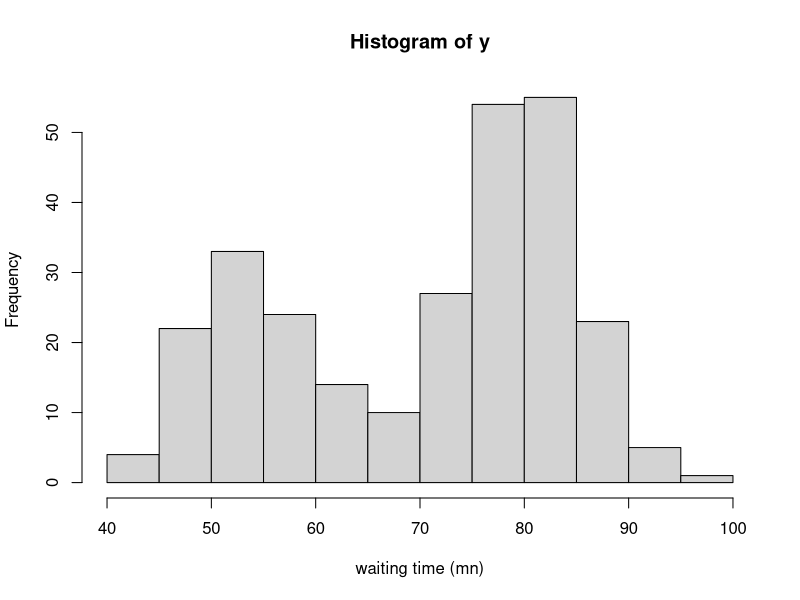
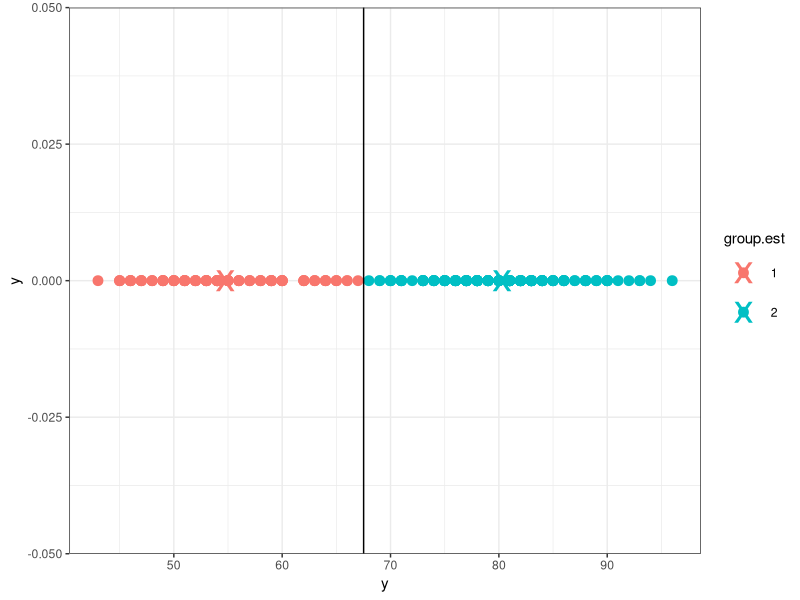
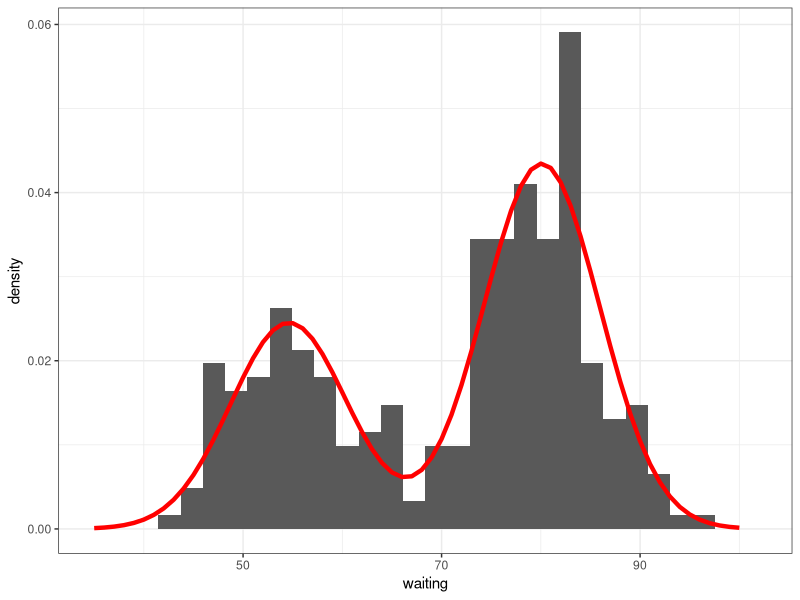
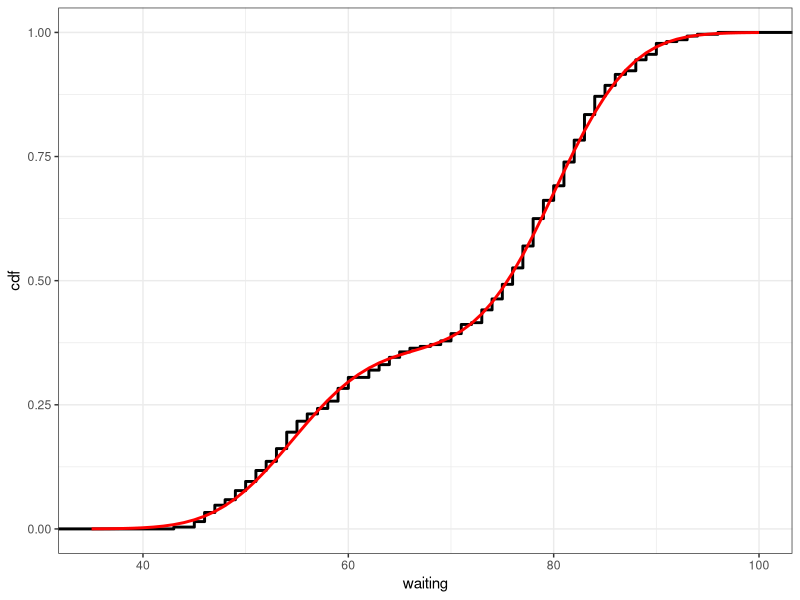
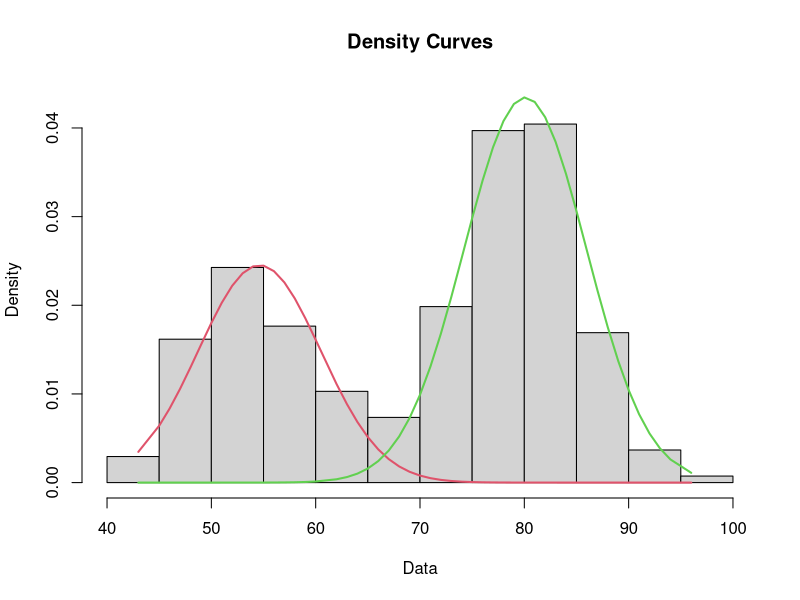

These figures' R source, in order:
## ---- chunk 1
knitr::opts_chunk$set(warning = F,message = F)
## ---- chunk 2
data("faithful")
head(faithful)
## ---- chunk 3

y = faithful$waiting
hist(y, xlab="waiting time (mn)")
## ---- chunk 4
U <- function(mu,y) {
  e1 <- (y-mu[1])^2
  e2 <- (y-mu[2])^2
  e.min <- pmin(e1,e2)
  e <- sum(e.min)
  return(e)
}

r.cluster <- nlm(U,c(50,80),y)
mu.est <- r.cluster$estimate
print(mu.est)
## ---- chunk 5
e1 <- (y-mu.est[1])^2
e2 <- (y-mu.est[2])^2
group.est <- rep(1,length(y))
group.est[which(e2<e1)] <- 2
group.est <- as.factor(group.est)

library(ggplot2)
theme_set(theme_bw())

ggplot() + geom_point(data=data.frame(y,group.est), aes(x=y,y=0,colour=group.est),size=3) + geom_point(data=data.frame(y=mu.est,group=factor(c(1,2))), aes(y,0,colour=group),size=10, shape="x")+ geom_vline(xintercept=mean(mu.est))
## ---- chunk 6
print(c(length(y[group.est==1]),length(y[group.est==2])))
print(c(mean(y[group.est==1]),mean(y[group.est==2])))
print(c(sd(y[group.est==1]),sd(y[group.est==2])))
## ---- chunk 7
r.km <- kmeans(y, centers=2)
r.km$cluster
r.km$size
as.vector(r.km$centers)
sqrt(r.km$withinss/(r.km$size-1))
## ---- chunk 8
# a Newton-type algorithm can be used for minimizing the likelihood for Gaussian Mixture Model
mixt.deviance <- function(theta,y) {
  pi1    <- theta[1]
  pi2    <- 1 - pi1
  mu1    <- theta[2]
  mu2    <- theta[3]
  sigma1 <- theta[4]
  sigma2 <- theta[5]
  pdf <- pi1*dnorm(y,mu1,sigma1) + pi2*dnorm(y,mu2,sigma2)
  deviance <- -2*sum(log(pdf))
 return(deviance)
  }

y = faithful$waiting

r.nlm <- nlm(mixt.deviance,c(.25,52,82,10,10),y)
theta.est <- c(r.nlm$estimate[1], 1-r.nlm$estimate[1], r.nlm$estimate[2:5])
print(matrix(theta.est,nrow=3,byrow = T))

print(mixt.deviance(r.nlm$estimate,y))
## ---- chunk 9
dmixt <- function(x,theta) {
  pi1 <- theta[1]
  pi2 <- theta[2]
  mu1 <- theta[3]
  mu2 <- theta[4]
  sigma1 <- theta[5]
  sigma2 <- theta[6]
  f1 <- dnorm(x,mu1,sigma1)
  f2 <- dnorm(x,mu2,sigma2)
  f <- pi1*f1 + pi2*f2
}

x <- (35:100)
pdf.mixt <- dmixt(x,theta.est)
ggplot(data=faithful) + geom_histogram(aes(x=waiting, y=..density..), bins=30) +
  geom_line(data=data.frame(x,pdf.mixt), aes(x,pdf.mixt),colour="red",size=1.5)
## ---- chunk 10
pmixt <- function(x,theta) {
  pi1 <- theta[1]
  pi2 <- theta[2]
  mu1 <- theta[3]
  mu2 <- theta[4]
  sigma1 <- theta[5]
  sigma2 <- theta[6]
  F1 <- pnorm(x,mu1,sigma1)
  F2 <- pnorm(x,mu2,sigma2)
  F  <- pi1*F1 + pi2*F2
  return(F)
}
cdf.mixt <- pmixt(x,theta.est)

ggplot(data=faithful) + stat_ecdf(aes(waiting), geom = "step", size=1) +
  geom_line(data=data.frame(x,cdf.mixt), aes(x,cdf.mixt),colour="red",size=1) +
  ylab("cdf")
## ---- chunk 11
library(mixtools)
r.mixEM = normalmixEM(y)
list(p=r.mixEM$lambda,mu=r.mixEM$mu,sigma=r.mixEM$sigma)
-2*r.mixEM$loglik
plot(r.mixEM,which=2)
head(r.mixEM$posterior)
## ---- chunk 12

set.seed(12345)
y1 <- rnorm(120, 0, 1)
y2 <- rnorm(80, 3, 1)
y=c(y1, y2)
z=c(rep(1,120),rep(2,80))
d <- data.frame(y,z)
## ---- chunk 13
r.km <- kmeans(y, centers=c(-1,1))
list(p=r.km$size/sum(r.km$size), mu=as.vector(r.km$centers), sigma=sqrt(r.km$withinss/r.km$size))
## ---- chunk 14
r.mixEM = normalmixEM(y)
list(p=r.mixEM$lambda,mu=r.mixEM$mu,sigma=r.mixEM$sigma)
## ---- chunk 15
d$km <- r.km$cluster
d$EM <- (r.mixEM$posterior[,1]<0.5)+1
print(c(mean(d$z != d$km)*100, mean(d$z != d$EM)*100))
